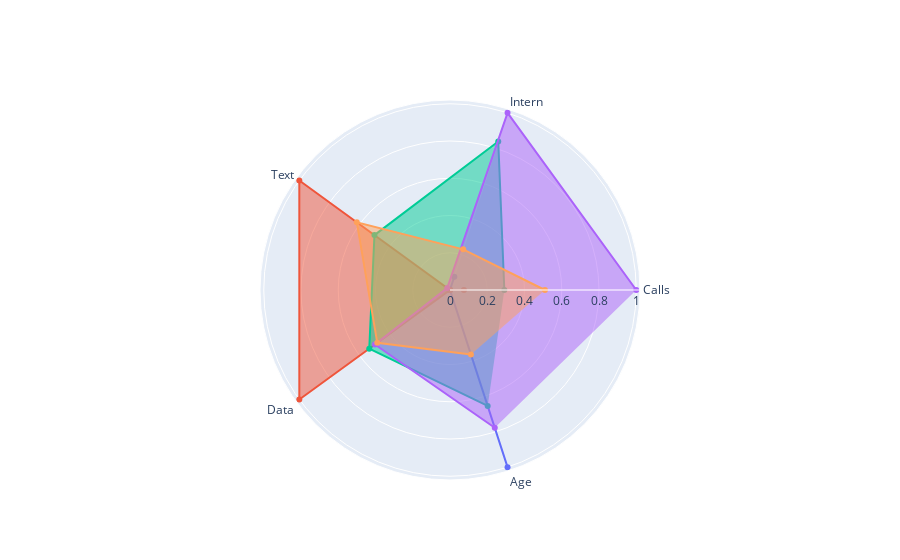

The code cell stored with this chart in its notebook:
### Markdown cell above
#### All together scaled

### Code cell
import plotly.graph_objects as go

fig = go.Figure()

# Attributes
categories = informative_table.columns

scaled_informative_table = scaler.fit_transform(informative_table)

for group, col in zip(informative_table.index, scaled_informative_table):

    fig.add_trace(go.Scatterpolar(
        r=col,
        theta=categories,
        fill='toself',
        name=group
    ))

fig.update_layout(
  polar=dict(
    radialaxis=dict(
      visible=True
    )),
  showlegend=False
)

fig.show()

### Figure 1 — Plotly figure (JSON) as saved in the notebook; plotly's stock layout.template omitted (floating-point values rounded to 4 significant figures)
{"data": [{"fill": "toself", "name": "0", "r": [0, 0.07461, 0, 0, 1], "theta": ["Calls", "Intern", "Text", "Data", "Age"], "type": "scatterpolar"}, {"fill": "toself", "name": "1", "r": [0.0747, 0, 1, 1.0, 0], "theta": ["Calls", "Intern", "Text", "Data", "Age"], "type": "scatterpolar"}, {"fill": "toself", "name": "2", "r": [0.2918, 0.8384, 0.5014, 0.5359, 0.6546], "theta": ["Calls", "Intern", "Text", "Data", "Age"], "type": "scatterpolar"}, {"fill": "toself", "name": "3", "r": [1, 1, 0.01837, 0.4979, 0.7779], "theta": ["Calls", "Intern", "Text", "Data", "Age"], "type": "scatterpolar"}, {"fill": "toself", "name": "4", "r": [0.5098, 0.2294, 0.6184, 0.4826, 0.3636], "theta": ["Calls", "Intern", "Text", "Data", "Age"], "type": "scatterpolar"}], "layout": {"polar": {"radialaxis": {"visible": true}}, "showlegend": false}}
